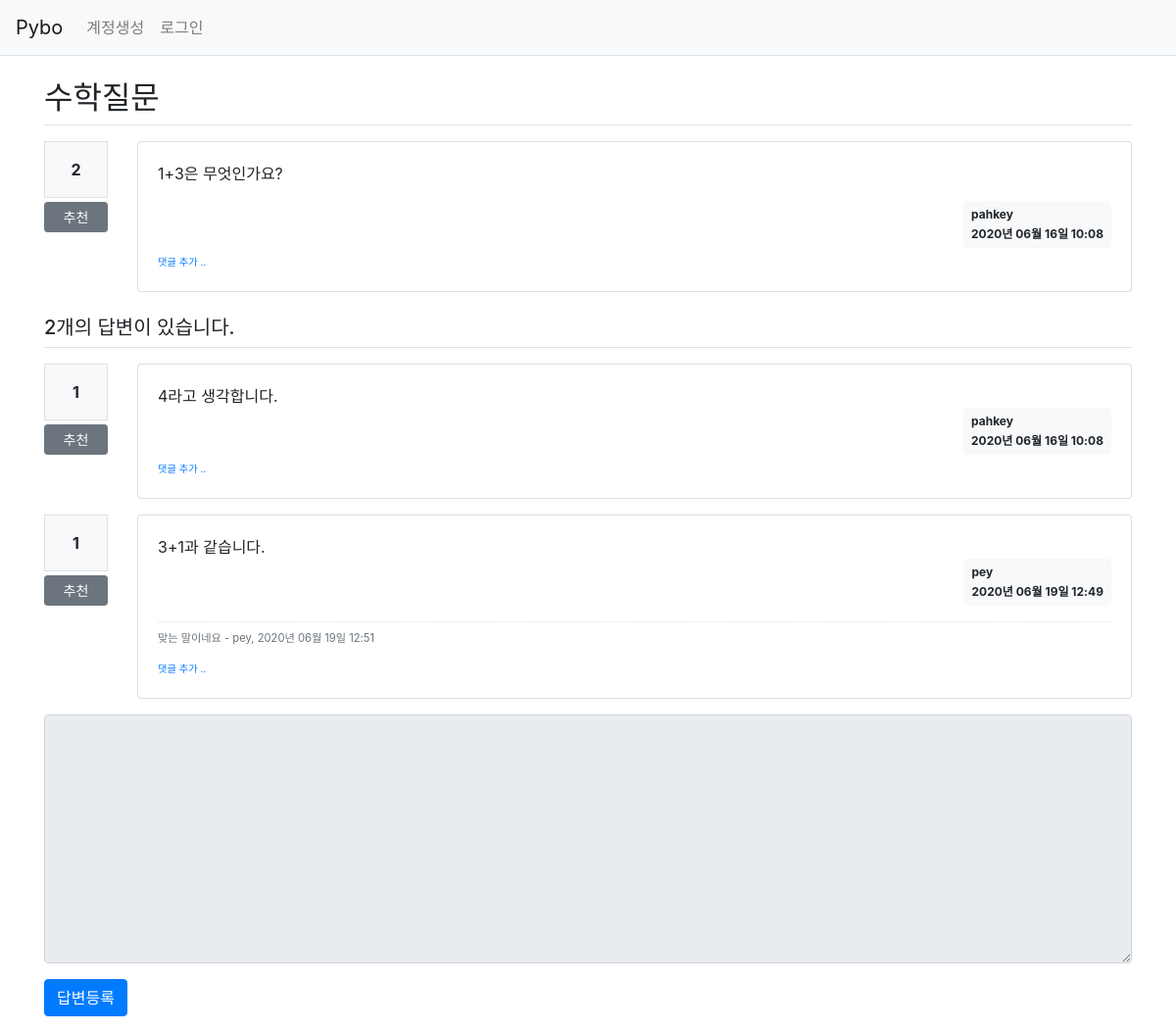
The page /question/detail/304/ on the database its author committed.
### pybo/models.py (models this page shows)
class Question(db.Model):
    id = db.Column(db.Integer, primary_key=True)
    subject = db.Column(db.String(200), nullable=False)
    content = db.Column(db.Text(), nullable=False)
    create_date = db.Column(db.DateTime(), nullable=False)
    user_id = db.Column(db.Integer, db.ForeignKey('user.id', ondelete='CASCADE'), nullable=False)
    user = db.relationship('User', backref=db.backref('question_set'))
    modify_date = db.Column(db.DateTime(), nullable=True)
    voter = db.relationship('User', secondary=question_voter, backref=db.backref('question_voter_set'))

class User(db.Model):
    id = db.Column(db.Integer, primary_key=True)
    username = db.Column(db.String(150), unique=True, nullable=False)
    password = db.Column(db.String(200), nullable=False)
    email = db.Column(db.String(120), unique=True, nullable=False)

class Answer(db.Model):
    id = db.Column(db.Integer, primary_key=True)
    question_id = db.Column(db.Integer, db.ForeignKey('question.id', ondelete='CASCADE'))
    question = db.relationship('Question', backref=db.backref('answer_set'))
    content = db.Column(db.Text(), nullable=False)
    create_date = db.Column(db.DateTime(), nullable=False)
    user_id = db.Column(db.Integer, db.ForeignKey('user.id', ondelete='CASCADE'), nullable=False)
    user = db.relationship('User', backref=db.backref('answer_set'))
    modify_date = db.Column(db.DateTime(), nullable=True)
    voter = db.relationship('User', secondary=answer_voter, backref=db.backref('answer_voter_set'))

class Comment(db.Model):
    id = db.Column(db.Integer, primary_key=True)
    user_id = db.Column(db.Integer, db.ForeignKey('user.id', ondelete='CASCADE'), nullable=False)
    user = db.relationship('User', backref=db.backref('comment_set'))
    content = db.Column(db.Text(), nullable=False)
    create_date = db.Column(db.DateTime(), nullable=False)
    modify_date = db.Column(db.DateTime())
    question_id = db.Column(db.Integer, db.ForeignKey('question.id', ondelete='CASCADE'), nullable=True)
    question = db.relationship('Question', backref=db.backref('comment_set'))
    answer_id = db.Column(db.Integer, db.ForeignKey('answer.id', ondelete='CASCADE'), nullable=True)
    answer = db.relationship('Answer', backref=db.backref('comment_set'))

### pybo/views/question_views.py (the view)
@bp.route('/detail/<int:question_id>/')
def detail(question_id):
    form = AnswerForm()
    question = Question.query.get_or_404(question_id)
    return render_template('question/question_detail.html', question=question, form=form)

### pybo/forms.py
class AnswerForm(FlaskForm):
    content = TextAreaField('내용', validators=[DataRequired('내용은 필수입력 항목입니다.')])

### pybo/filter.py (called while the page is built)
def format_datetime(value, fmt='%Y년 %m월 %d일 %H:%M'):
    return value.strftime(fmt)

### pybo/views/auth_views.py (called while the page is built)
@bp.before_app_request
def load_logged_in_user():
    user_id = session.get('user_id')
    if user_id is None:
        g.user = None
    else:
        g.user = User.query.get(user_id)

### pybo/templates/question/question_detail.html (shortened to what this page needs)
{% extends 'base.html' %}
{% block content %}
<div class="container my-3">
    <h2 class="border-bottom py-2">{{ question.subject }}</h2>
    <div class="row my-3">
        <div class="col-1">
            <div class="bg-light text-center p-3 border font-weight-bolder mb-1">{{ question.voter|length }}</div>
            <a href="#" data-uri="{{ url_for('vote.question', question_id=question.id) }}"
               class="recommend btn btn-sm btn-secondary btn-block my-1">추천</a>
        </div>
        <div class="col-11">
            <div class="card">
                <div class="card-body">
                    <div class="card-text">{{ question.content|markdown }}</div>
                    <div class="d-flex justify-content-end">
                        <div class="badge badge-light p-2 text-left">
                            <div class="mb-2">{{ question.user.username }}</div>
                            <div>{{ question.create_date|datetime }}</div>
                        </div>
                    </div>
                    <div>
                        <a href="{{ url_for('comment.create_question', question_id=question.id) }}"
                           class="small"><small>댓글 추가 ..</small></a>
                    </div>
                </div>
            </div>
        </div>
    </div>
    <h5 class="border-bottom my-3 py-2">{{ question.answer_set|length }}개의 답변이 있습니다.</h5>
    {% for answer in question.answer_set %}
    <div class="row my-3">
        <div class="col-1">
            <div class="bg-light text-center p-3 border font-weight-bolder mb-1">{{ answer.voter|length }}</div>
            <a href="#" data-uri="{{ url_for('vote.answer', answer_id=answer.id) }}"
                class="recommend btn btn-sm btn-secondary btn-block my-1">추천</a>
        </div>
        <div class="col-11">
            <div class="card">
                <div class="card-body">
                    <div class="card-text" style="white-space: pre-line;">{{ answer.content }}</div>
                    <div class="d-flex justify-content-end">
                        <div class="badge badge-light p-2 text-left">
                            <div class="mb-2">{{ answer.user.username }}</div>
                            <div>{{ answer.create_date|datetime }}</div>
                        </div>
                    </div>
                    {% if answer.comment_set|length > 0 %}
                    <div class="mt-3">
                    {% for comment in answer.comment_set %}
                        <div class="comment py-2 text-muted">
                            <span style="white-space: pre-line;">{{ comment.content }}</span>
                            <span>
                                - {{ comment.user.username }}, {{ comment.create_date|datetime }}
                            </span>
                        </div>
                    {% endfor %}
                    </div>
                    {% endif %}
                    <div>
                        <a href="{{ url_for('comment.create_answer', answer_id=answer.id) }}"
                           class="small"><small>댓글 추가 ..</small></a>
                    </div>
                </div>
            </div>
        </div>
    </div>
    {% endfor %}
    <form action="{{ url_for('answer.create', question_id=question.id) }}" method="post" class="my-3">
        <div class="form-group">
            <textarea {% if not g.user %}disabled{% endif %}
                    name="content" id="content" class="form-control" rows="10"></textarea>
        </div>
        <input type="submit" value="답변등록" class="btn btn-primary">
    </form>
</div>
{% endblock %}

### pybo/static/style.css (style rules this page uses)
.comment { border-top:dotted 1px #ddd; font-size:0.7em; }

### rows shown on the page
Question: subject "수학질문", content "1+3은 무엇인가요?", create_date "2020년 06월 16일 10:08"
User: user.username "pahkey"
Answer: voter|length "1", content "4라고 생각합니다.", user.username "pahkey", create_date "2020년 06월 16일 10:08"
Answer: voter|length "1", content "3+1과 같습니다.", user.username "pey", create_date "2020년 06월 19일 12:49"
Comment: content "맞는 말이네요", user.username "pey", create_date "2020년 06월 19일 12:51"

### other values the page prints
{{ question.voter|length }} "2"
{{ question.answer_set|length }} "2"
